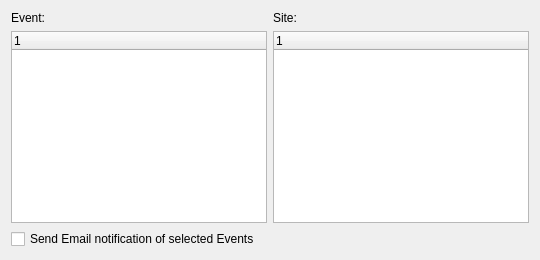
       <widget class="QWidget" name="_events">
        <attribute name="title">
         <string>Events</string>
        </attribute>
        <layout class="QGridLayout">
         <item row="0" column="0">
          <widget class="QLabel" name="_eventsLit">
           <property name="text">
            <string>Event:</string>
           </property>
          </widget>
         </item>
         <item row="0" column="1">
          <widget class="QLabel" name="_warehousesLit">
           <property name="text">
            <string>Site:</string>
           </property>
          </widget>
         </item>
         <item row="1" column="0">
          <widget class="XTreeWidget" name="_event">
           <property name="sizePolicy">
            <sizepolicy hsizetype="Expanding" vsizetype="Expanding">
             <horstretch>0</horstretch>
             <verstretch>0</verstretch>
            </sizepolicy>
           </property>
           <property name="minimumSize">
            <size>
             <width>200</width>
             <height>0</height>
            </size>
           </property>
          </widget>
         </item>
         <item row="1" column="1">
          <widget class="XTreeWidget" name="_warehouses">
           <property name="sizePolicy">
            <sizepolicy hsizetype="Preferred" vsizetype="Expanding">
             <horstretch>0</horstretch>
             <verstretch>0</verstretch>
            </sizepolicy>
           </property>
           <property name="minimumSize">
            <size>
             <width>200</width>
             <height>0</height>
            </size>
           </property>
          </widget>
         </item>
         <item row="2" column="0">
          <widget class="QCheckBox" name="_emailEvents">
           <property name="text">
            <string>Send Email notification of selected Events</string>
           </property>
          </widget>
         </item>
        </layout>
       </widget>
